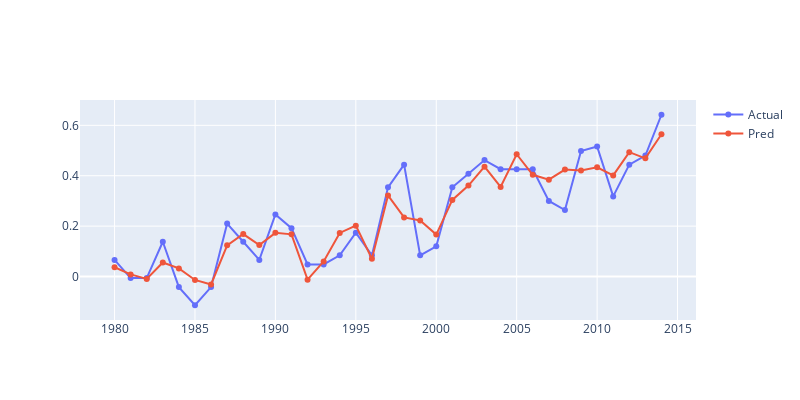

The cell this chart's notebook holds for it:
### Markdown cell above
Linear Regression

### Code cell
pt = [newlis[9+12*i] for i in range(int(30))]
model = linear_model.LinearRegression(normalize=True)
    
yval = seatemp["Annual anomaly"][:30]

model.fit(np.array(pt).reshape(-1, 1), yval)

m = list(model.coef_)
b = model.intercept_

print(model.coef_)
print(model.intercept_)

pt = [newlis[9+12*i] for i in range(int(35))]

realy = seatemp["Annual anomaly"][:35]
predy2 = m * np.array(pt) + b

fig = make_subplots(rows = 1, cols = 1)

fig.add_trace(go.Scatter(x=seatemp["Year"], y=realy,
                    mode='markers+lines', name = "Actual"))

fig.add_trace(go.Scatter(x=seatemp["Year"], y=predy2,
                    mode='markers+lines', name = "Pred"))

fig.update_layout(height=400, width=800)

fig.show()

print("RMSE: " + str(np.sqrt(sum((predy2 - realy) ** 2))))

### Figure 1 — Plotly figure (JSON) as saved in the notebook; plotly's stock layout.template omitted (floating-point values rounded to 4 significant figures)
{"data": [{"mode": "markers+lines", "name": "Actual", "type": "scatter", "x": [1980, 1981, 1982, 1983, 1984, 1985, 1986, 1987, 1988, 1989, 1990, 1991, 1992, 1993, 1994, 1995, 1996, 1997, 1998, 1999, 2000, 2001, 2002, 2003, 2004, 2005, 2006, 2007, 2008, 2009, 2010, 2011, 2012, 2013, 2014, 2015, 2016, 2017, 2018, 2019, 2020], "y": [0.066, -0.006, -0.006, 0.138, -0.042, -0.114, -0.042, 0.21, 0.138, 0.066, 0.246, 0.192, 0.048, 0.048, 0.084, 0.174, 0.084, 0.354, 0.444, 0.084, 0.12, 0.354, 0.408, 0.462, 0.426, 0.426, 0.426, 0.3, 0.264, 0.498, 0.516, 0.318, 0.444, 0.48, 0.642]}, {"mode": "markers+lines", "name": "Pred", "type": "scatter", "x": [1980, 1981, 1982, 1983, 1984, 1985, 1986, 1987, 1988, 1989, 1990, 1991, 1992, 1993, 1994, 1995, 1996, 1997, 1998, 1999, 2000, 2001, 2002, 2003, 2004, 2005, 2006, 2007, 2008, 2009, 2010, 2011, 2012, 2013, 2014, 2015, 2016, 2017, 2018, 2019, 2020], "y": [0.03689, 0.008439, -0.009333, 0.05565, 0.03217, -0.01357, -0.03137, 0.1238, 0.1685, 0.1252, 0.1734, 0.1673, -0.01244, 0.05951, 0.1731, 0.202, 0.07078, 0.3217, 0.2345, 0.2222, 0.1666, 0.304, 0.3609, 0.4359, 0.3557, 0.4852, 0.4036, 0.3843, 0.4244, 0.4209, 0.4336, 0.4013, 0.4936, 0.4689, 0.5647]}], "layout": {"height": 400, "width": 800, "xaxis": {"anchor": "y", "domain": [0, 1]}, "yaxis": {"anchor": "x", "domain": [0, 1]}}}
